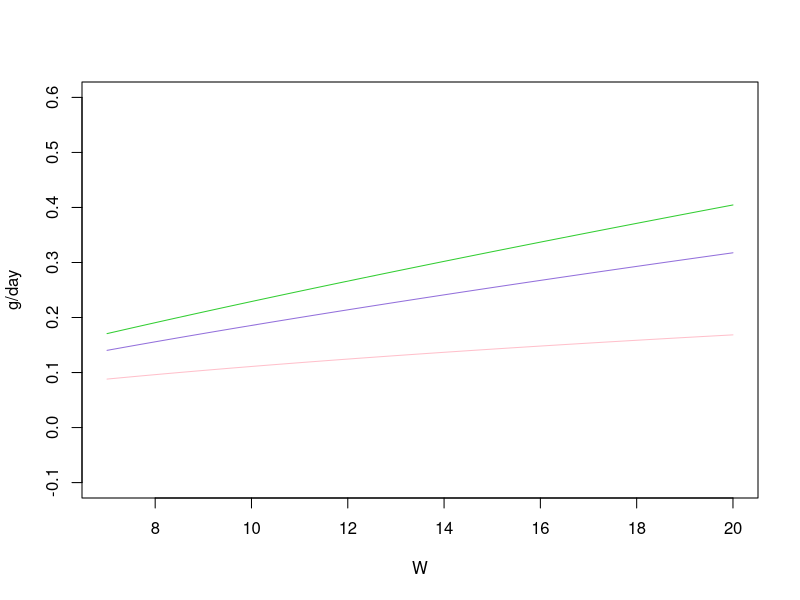
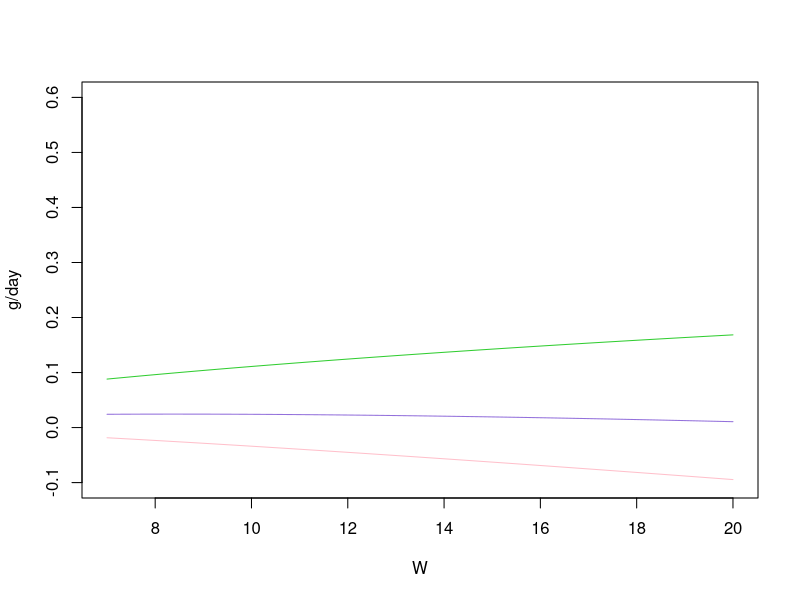
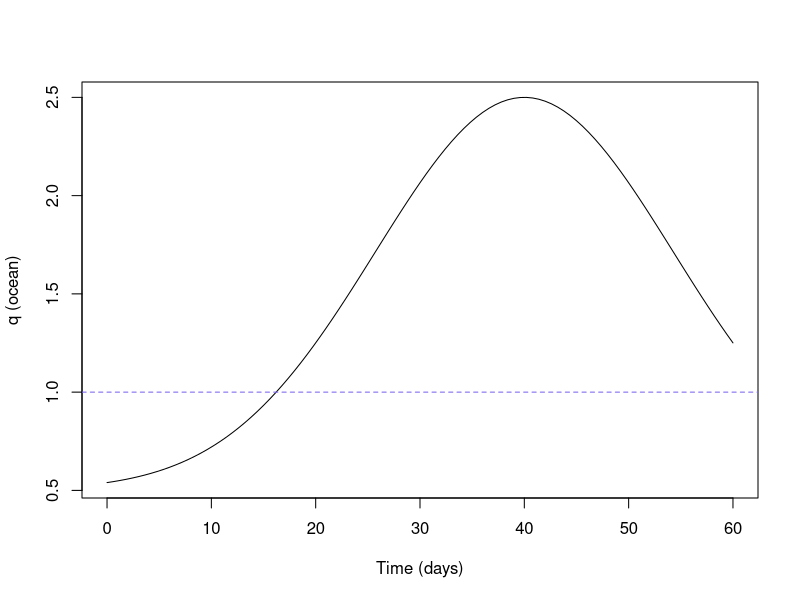
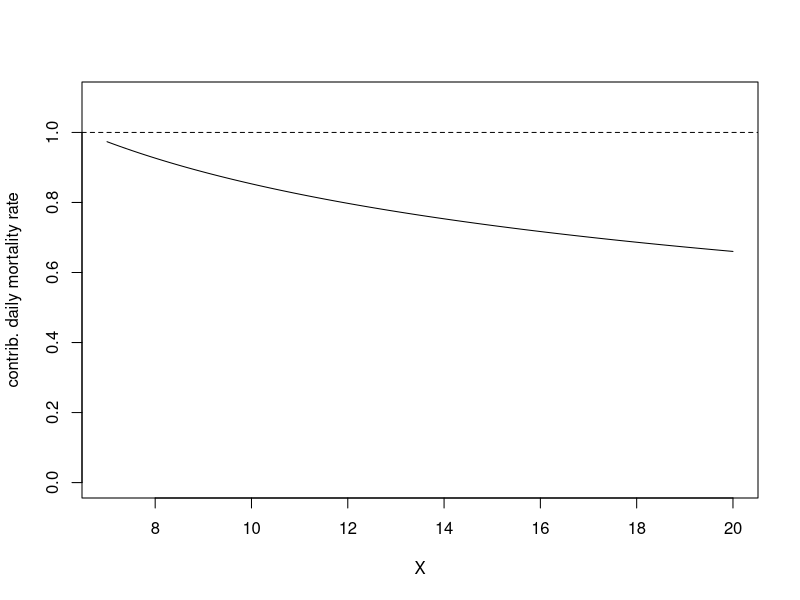

These charts were generated, in order, by the following R code: (Note: this script raises an error after producing the figures.)


options(scipen=999)


### FINAL EQUATIONS ###

# EQUATION 2: GROWTH

GROWTH.FUN <- function(W, E, q, a, A, d, v, U) {q*E*W^a - d*A*W*exp(v*U) }

# Choosing baseline E value. MacFarlane 2010 - 7 gram salmon in the estuary gains 0.7 g/day.
  # assume the river is max the same (likely lower), 7 gram salmon max gains ~ 0.1 g/day.

curve(GROWTH.FUN(W, E=0.04, q=1, a=0.86, A=0.00607, d=1, v=0.027, U=0),
      xname="W", ylab = "g/day", col="limegreen", xlim=c(7,20), ylim=c(-0.1,0.6))

curve(GROWTH.FUN(W, E=0.04, q=1, a=0.86, A=0.00607, d=1, v=0.027, U=20),
      xname="W", ylab = "g/day", col="mediumpurple", add=T)

curve(GROWTH.FUN(W, E=0.04, q=1, a=0.86, A=0.00607, d=1, v=0.027, U=40),
      xname="W", ylab = "g/day", col="pink", add=T)


# how see what range of q are reasonable without negative growth
curve(GROWTH.FUN(W, E=0.04, q=1, a=0.86, A=0.00607, d=1, v=0.027, U=40),
      xname="W", ylab = "g/day", col="limegreen", xlim=c(7,20), ylim=c(-0.1,0.6))

curve(GROWTH.FUN(W, E=0.04, q=0.7, a=0.86, A=0.00607, d=1, v=0.027, U=40),
      xname="W", ylab = "g/day", col="mediumpurple", add=T)

curve(GROWTH.FUN(W, E=0.04, q=0.5, a=0.86, A=0.00607, d=1, v=0.027, U=40),
      xname="W", ylab = "g/day", col="pink", add=T)


# For methods, calculate what a 7 gram salmon that is not moving (U=0) will grow per day.
  # 0.17 g/day!
GROWTH.FUN(W=7, E=0.04, q=1, a=0.86, A=0.00607, d=1, v=0.027, U=0)




# EQUATION 3: OCEAN GROWTH (q)
OCEAN.Q <- function(t, f, g, c, j){  f + g*exp(-(t-c)^2/2*j^2) }
curve(OCEAN.Q(t, g=2, c=40, j=0.07, f=0.5), xlim=c(0, 60), ylab="q (ocean)",
      xlab="Time (days)", xname = "t")
abline(h=1, col="mediumslateblue", lty="dashed") # max river value


# simulated salmon in the ocean for 30 days
sim.move0o <- data.frame(t=seq(20,49, by=1), W=rep(NA, 30), 
                         h=rep("o", 30), U=rep(0, 30))     # set baseline values.

sim.move0o[1,2] <- 10 # set starting values for mass, 10g

#for loop to simulate salmon mass over 30 days.
for(t in 1:29){
  sim.move0o[t+1,2]<-sim.move0o[t,2] +
                        GROWTH.FUN(W = sim.move0o[t,2], a=0.86, 
                                 q=OCEAN.Q(t=sim.move0o[t,1], g=2, c=40, j=0.07, f=0.5),
                                 E=0.04, A=0.00607, d=1,
                                 v=0.027, U=sim.move0o[t,4])}



### EQUATIONS 4 & 5: RISK
RISK.FUN <- function(W, Bu, Bh, Bw, M, m, y, P){ (1-M*(Bu + Bh + Bw*W^m))^(y*P) }


# solving for Beta-W
Beta.W <- function(X, Bw){ Bw*X^-0.37 }
curve(Beta.W(X, Bw=2), xname="X", xlim=c(7,20), ylim=c(0,1.1), ylab="contrib. daily mortality rate")
abline(h=1,lty="dashed")

Beta.W(X=7, Bw=2)


# simulations
# Simulate survival from sim.mix dataset
head(sim.mix) # make sure this is populated from above.

sim.mix$Surv.day <- NA  # Add column for Survival per day.
sim.mix$Surv.cum <- NA  # Add column for cumulative survival.


#for loop to calculate daily survival probability in each time step/habitat/U/W combination
for(t in 1:60){
  sim.mix[t,5]<-RISK.FUN(W = sim.mix[t,2],
                         Bu = ifelse(sim.mix[t,4] == 20, 1, 0.8),
                         Bh = ifelse(sim.mix[t,3] == "n", 0.8, 1),
                         Bw = 2,
                         M = 0.002,
                         m = -0.37,
                         y = ifelse(sim.mix[t,3] == "n", 1, ifelse(sim.mix[t,3] == "a", 0.8, 1)),
                         P = 20)}

sim.mix$Surv.cum[1] <- sim.mix$Surv.day[1] # set first Surv.cum to the same as the single day.

# for loop to calculate cumulative survival
for(t in 1:59){ sim.mix[t+1,6] <- prod(sim.mix[1:t+1,5])}


#compare plots

#cum surv plots
plot(Surv.cum~t, sim.mix, col=as.factor(U), pch=16)
plot(Surv.cum~t, sim.mix, col=as.factor(h), pch=16)

#surv.day plots
plot(Surv.day~t, sim.mix, col=as.factor(U), pch=16)
plot(Surv.day~t, sim.mix, col=as.factor(h), pch=16)



### EQUATION 7: TERMINAL FITNESS
TERM.FUN <- function(W, Ws, r, Smax){ Smax/(1+exp(-r*(W-Ws))) }

# plot Terminal Fitness function
curve(TERM.FUN(W, Ws=40 , r=0.1, Smax=0.3), xname="W", xlim=c(7,80), ylim=c(0,0.31), ylab="adult marine survival (to age 3)")

# check relative values
TERM.FUN(W=10, Ws=40 , r=0.1, Smax=0.3) # 10 g salmon 0.014 (1.4% survival)
TERM.FUN(W=20, Ws=40 , r=0.1, Smax=0.3) # 20 g salmon 0.035 (3.5% survival)
TERM.FUN(W=40, Ws=40 , r=0.1, Smax=0.3) # 40 g salmon 0.15 (15% survival)
# 10 g to 20 g is a little more than 2x higher (2x her fits Duffy) 
# 10 g to 40 g is almost exactly 10x higher (10x her fits Duffy!)
